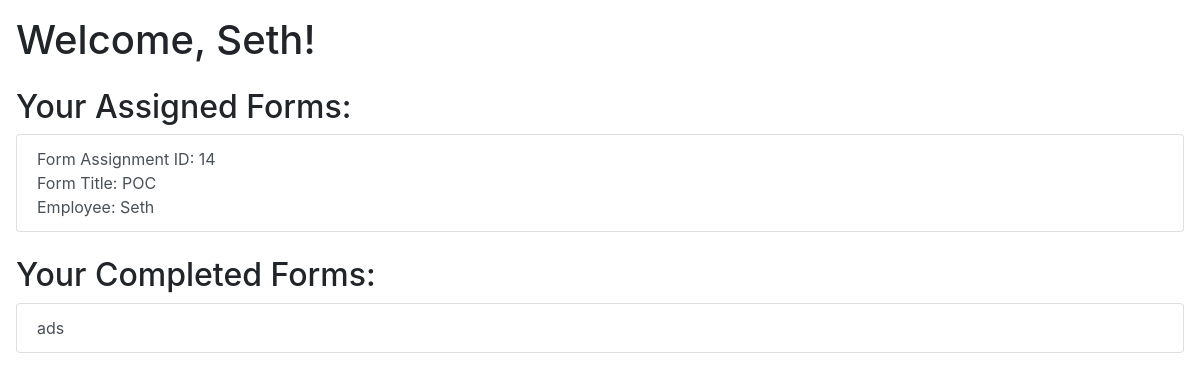
/employee_dashboard/ (signed in), run on an earlier commit of the app's database.
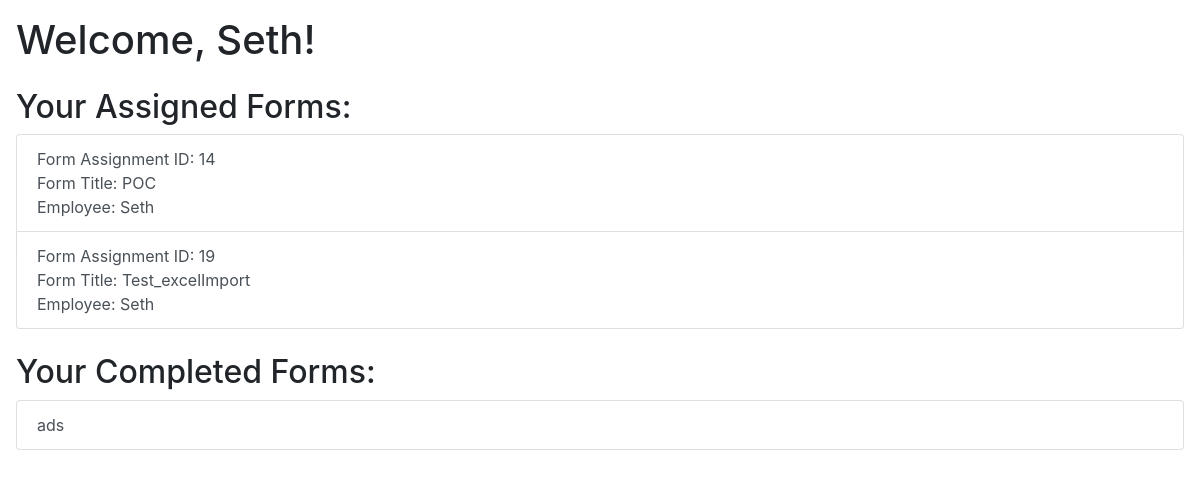
And on a later commit of the database.
### formapp/models.py (models this page shows)
class FormAssignment(models.Model):
    form = models.ForeignKey(Form, on_delete=models.CASCADE)
    employee = models.ForeignKey(Employee, on_delete=models.CASCADE)
    responses = models.ManyToManyField(Response)  # Add this line
    completed = models.BooleanField(default=False)

class Form(models.Model):
    title = models.CharField(max_length=200)
    creator = models.ForeignKey(User, on_delete=models.CASCADE)
    creation_date = models.DateTimeField(auto_now_add=True)
    assigned_employees = models.ManyToManyField(Employee, through='FormAssignment')
    is_draft = models.BooleanField(default=False)  # New field
    total_score = models.DecimalField(max_digits=5, decimal_places=2, default=0.0)  # New field to store the overall form score

class Employee(models.Model):
    user = models.OneToOneField(User, on_delete=models.CASCADE)

### formapp/views.py (the view)
# urls.py: path('employee_dashboard/', views.employee_dashboard, name='employee_dashboard'),
def employee_dashboard(request):
    if request.user.is_authenticated:
        user = request.user
        try:
            employee = Employee.objects.get(user=user)
        except Employee.DoesNotExist:
            return HttpResponse("Employee does not exist.")
        form_assignments = FormAssignment.objects.filter(employee=employee, completed=False)
        completed_form_assignments = FormAssignment.objects.filter(employee=employee, completed=True)
        return render(request, 'formapp/employee_dashboard.html', {
            'employee_name': user.username,
            'form_assignments': form_assignments,
            'completed_form_assignments': completed_form_assignments
        })
    else:
        return HttpResponse("You are not logged in.")

### formapp/templates/formapp/employee_dashboard.html (shortened to what this page needs)
<!DOCTYPE html>
{% load static %}
<html>
<head>
    <link rel="stylesheet" href="https://stackpath.bootstrapcdn.com/bootstrap/4.5.0/css/bootstrap.min.css">
</head>
<body class="p-3">
    <h1 class="mb-4">Welcome, {{ employee_name }}!</h1>
    <div>
        <div>
            <h2>Your Assigned Forms:</h2>
            <div class="list-group mb-4">
                {% for form_assignment in form_assignments %}
                    <a href="{% url 'form_completion' form_assignment.id %}" class="list-group-item list-group-item-action">
                        Form Assignment ID: {{ form_assignment.id }} <br/>
                        Form Title: {{ form_assignment.form.title }} <br/>
                        Employee: {{ form_assignment.employee.user.username }}
                    </a>
                {% empty %}
                    <div class="list-group-item">No forms assigned yet</div>
                {% endfor %}
            </div>
        </div>
    </div>
    <div>
        <h2>Your Completed Forms:</h2>
        <div class="list-group">
            {% for form_assignment in completed_form_assignments %}
                <a href="{% url 'form_view' form_assignment.form.id %}" class="list-group-item list-group-item-action">
                    {{ form_assignment.form.title }}
                </a>
            {% empty %}
                <div class="list-group-item">No forms completed yet</div>
            {% endfor %}
        </div>
    </div>
</body>
</html>

What changed in the data, as far as the page shows it:
added FormAssignment: id "19", form "Test_excelImport", employee.user.username "Seth", shown under "Your Assigned Forms:"
